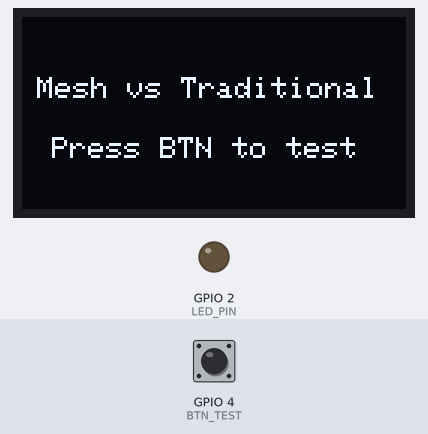
Recording of a sketch running on a simulated ESP32. Shown: 128×64 one-colour display, output pins drawn as LEDs (lit = HIGH). The test bench sets the inputs (shaded band); at power-on: GPIO 4 (BTN_TEST) HIGH. WiFi joins after 1.5 s; servers stay silent unless stated; what the sketch prints to the serial monitor is not drawn.

Above: at 1.2 s.
1.3 s: GPIO 4 (BTN_TEST) pulled LOW for 0.15 s
At 2.8 s:
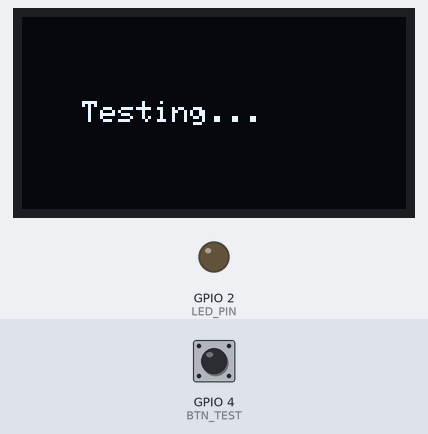
At 28.6 s:
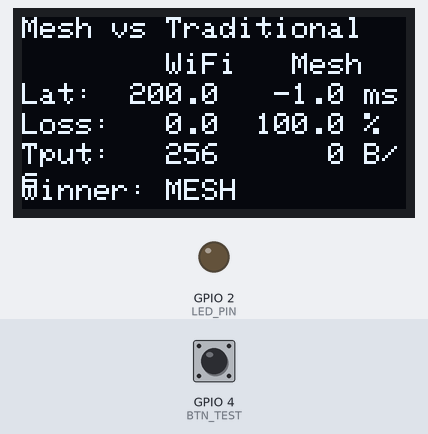
Timing chart, 0 to 29.5 s (numbered marks = the images above; inputs shaded):
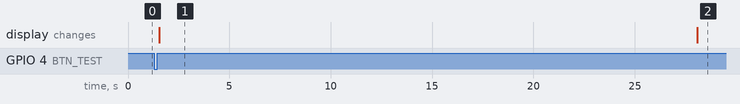

Measured:
- after the input at 1.3 s, the display: changes after 0.23 s (image 1)
- what the display in image 1 shows lasts 26.6 s, from 1.5 s to 28.1 s

The sketch:

firmware.ino
```cpp
/*
 * ESP Mesh vs Traditional - firmware.ino
 * Benchmarks ESP-MESH vs traditional Wi-Fi infrastructure mode.
 * Measures latency, throughput, and reliability in both modes
 * and displays comparative results.
 *
 * Hardware: ESP32 DevKit + OLED SSD1306
 * Wiring:  SDA -> GPIO21, SCL -> GPIO22
 */

#include <WiFi.h>
#include <esp_now.h>
#include <esp_wifi.h>
#include <Wire.h>
#include <Adafruit_SSD1306.h>

#define SCREEN_W 128
#define SCREEN_H  64
Adafruit_SSD1306 oled(SCREEN_W, SCREEN_H, &Wire, -1);

#define LED_PIN    2
#define BTN_TEST   4
#define BTN_MODE  15

static const char *WIFI_SSID = "YourNetwork";
static const char *WIFI_PASS = "YourPassword";

// ---------- Benchmark results ----------
typedef struct {
  float avgLatency;    // ms
  float maxLatency;
  float minLatency;
  uint32_t packetsSent;
  uint32_t packetsRecv;
  float packetLoss;    // percentage
  float throughput;    // bytes/sec
} BenchResult;

static BenchResult wifiResult;
static BenchResult meshResult;
static int testMode = 0;  // 0=WiFi, 1=ESP-NOW mesh
static bool testing = false;

// ESP-NOW
static uint8_t broadcastMAC[] = {0xFF,0xFF,0xFF,0xFF,0xFF,0xFF};
static volatile uint32_t espnowRecv = 0;
static volatile unsigned long espnowLatency = 0;
static volatile bool gotReply = false;

typedef struct __attribute__((packed)) {
  uint8_t type;      // 0=ping, 1=pong, 2=data
  uint32_t seqNum;
  uint32_t timestamp;
  uint8_t payload[200];
} BenchPacket;

// ---------- ESP-NOW callbacks ----------
void onRecv(const uint8_t *mac, const uint8_t *data, int len) {
  if (len < sizeof(BenchPacket)) return;
  BenchPacket *pkt = (BenchPacket *)data;

  if (pkt->type == 0) {
    // Ping received -> send pong
    BenchPacket pong;
    pong.type = 1;
    pong.seqNum = pkt->seqNum;
    pong.timestamp = pkt->timestamp;
    esp_now_send(mac, (uint8_t *)&pong, sizeof(pong));
  } else if (pkt->type == 1) {
    // Pong received -> measure latency
    espnowLatency = millis() - pkt->timestamp;
    espnowRecv++;
    gotReply = true;
  }
}

void onSent(const uint8_t *mac, esp_now_send_status_t s) {}

// ---------- Wi-Fi benchmark ----------
void benchmarkWiFi() {
  Serial.println("[BENCH] Wi-Fi infrastructure test...");
  WiFi.mode(WIFI_STA);
  WiFi.begin(WIFI_SSID, WIFI_PASS);

  unsigned long connStart = millis();
  while (WiFi.status() != WL_CONNECTED && millis() - connStart < 10000) {
    delay(100);
  }

  if (WiFi.status() != WL_CONNECTED) {
    Serial.println("[BENCH] WiFi connect failed!");
    wifiResult.avgLatency = -1;
    return;
  }

  float totalLatency = 0;
  float maxLat = 0, minLat = 9999;
  uint32_t sent = 0, recv = 0;
  uint32_t bytesTransferred = 0;
  unsigned long testStart = millis();

  // Ping gateway
  IPAddress gw = WiFi.gatewayIP();

  for (int i = 0; i < 50; i++) {
    unsigned long pingStart = millis();

    WiFiClient client;
    client.setTimeout(500);
    if (client.connect(gw, 80)) {
      float lat = millis() - pingStart;
      totalLatency += lat;
      if (lat > maxLat) maxLat = lat;
      if (lat < minLat) minLat = lat;
      recv++;
      bytesTransferred += 64;
      client.stop();
    }
    sent++;
    delay(50);
  }

  float elapsed = (millis() - testStart) / 1000.0;

  wifiResult.packetsSent = sent;
  wifiResult.packetsRecv = recv;
  wifiResult.avgLatency = recv > 0 ? totalLatency / recv : -1;
  wifiResult.maxLatency = maxLat;
  wifiResult.minLatency = minLat;
  wifiResult.packetLoss = sent > 0 ? (1.0 - (float)recv / sent) * 100 : 100;
  wifiResult.throughput = bytesTransferred / max(elapsed, 0.1f);

  WiFi.disconnect();
  Serial.printf("[BENCH-WIFI] Avg=%.1fms Loss=%.1f%% Tput=%.0f B/s\n",
                wifiResult.avgLatency, wifiResult.packetLoss, wifiResult.throughput);
}

// ---------- ESP-NOW mesh benchmark ----------
void benchmarkMesh() {
  Serial.println("[BENCH] ESP-NOW mesh test...");
  WiFi.mode(WIFI_STA);
  WiFi.disconnect();
  esp_wifi_set_channel(6, WIFI_SECOND_CHAN_NONE);

  esp_now_init();
  esp_now_register_recv_cb(onRecv);
  esp_now_register_send_cb(onSent);

  esp_now_peer_info_t peer = {};
  memcpy(peer.peer_addr, broadcastMAC, 6);
  peer.channel = 6;
  esp_now_add_peer(&peer);

  float totalLatency = 0;
  float maxLat = 0, minLat = 9999;
  espnowRecv = 0;
  uint32_t sent = 0;
  unsigned long testStart = millis();

  for (int i = 0; i < 50; i++) {
    BenchPacket ping;
    ping.type = 0;
    ping.seqNum = i;
    ping.timestamp = millis();
    memset(ping.payload, 0xAA, sizeof(ping.payload));

    gotReply = false;
    esp_now_send(broadcastMAC, (uint8_t *)&ping, sizeof(ping));
    sent++;

    unsigned long waitStart = millis();
    while (!gotReply && millis() - waitStart < 200) {
      delay(1);
    }

    if (gotReply) {
      float lat = espnowLatency;
      totalLatency += lat;
      if (lat > maxLat) maxLat = lat;
      if (lat < minLat) minLat = lat;
    }
    delay(50);
  }

  float elapsed = (millis() - testStart) / 1000.0;

  meshResult.packetsSent = sent;
  meshResult.packetsRecv = espnowRecv;
  meshResult.avgLatency = espnowRecv > 0 ? totalLatency / espnowRecv : -1;
  meshResult.maxLatency = maxLat;
  meshResult.minLatency = minLat;
  meshResult.packetLoss = sent > 0 ? (1.0 - (float)espnowRecv / sent) * 100 : 100;
  meshResult.throughput = (espnowRecv * sizeof(BenchPacket)) / max(elapsed, 0.1f);

  esp_now_deinit();
  Serial.printf("[BENCH-MESH] Avg=%.1fms Loss=%.1f%% Tput=%.0f B/s\n",
                meshResult.avgLatency, meshResult.packetLoss, meshResult.throughput);
}

// ---------- Display ----------
void showResults() {
  oled.clearDisplay();
  oled.setTextSize(1);
  oled.setTextColor(SSD1306_WHITE);

  oled.setCursor(0, 0);
  oled.print("Mesh vs Traditional");

  oled.setCursor(0, 12);
  oled.print("        WiFi   Mesh");
  oled.setCursor(0, 22);
  oled.printf("Lat:  %5.1f  %5.1f ms", wifiResult.avgLatency, meshResult.avgLatency);
  oled.setCursor(0, 32);
  oled.printf("Loss: %5.1f  %5.1f %%", wifiResult.packetLoss, meshResult.packetLoss);
  oled.setCursor(0, 42);
  oled.printf("Tput: %5.0f  %5.0f B/s", wifiResult.throughput, meshResult.throughput);

  oled.setCursor(0, 54);
  bool meshBetter = meshResult.avgLatency < wifiResult.avgLatency;
  oled.printf("Winner: %s", meshBetter ? "MESH" : "WIFI");

  oled.display();
}

// ---------- Setup ----------
void setup() {
  Serial.begin(115200);
  Serial.println("[MeshVsTrad] Starting...");
  pinMode(LED_PIN, OUTPUT);
  pinMode(BTN_TEST, INPUT_PULLUP);
  pinMode(BTN_MODE, INPUT_PULLUP);

  Wire.begin(21, 22);
  oled.begin(SSD1306_SWITCHCAPVCC, 0x3C);
  oled.clearDisplay();
  oled.setTextSize(1);
  oled.setTextColor(SSD1306_WHITE);
  oled.setCursor(5, 20);
  oled.print("Mesh vs Traditional");
  oled.setCursor(10, 40);
  oled.print("Press BTN to test");
  oled.display();
}

// ---------- Main loop ----------
void loop() {
  if (digitalRead(BTN_TEST) == LOW) {
    delay(200);
    oled.clearDisplay();
    oled.setCursor(20, 28);
    oled.print("Testing...");
    oled.display();

    benchmarkWiFi();
    benchmarkMesh();
    showResults();
  }

  delay(50);
}
```
